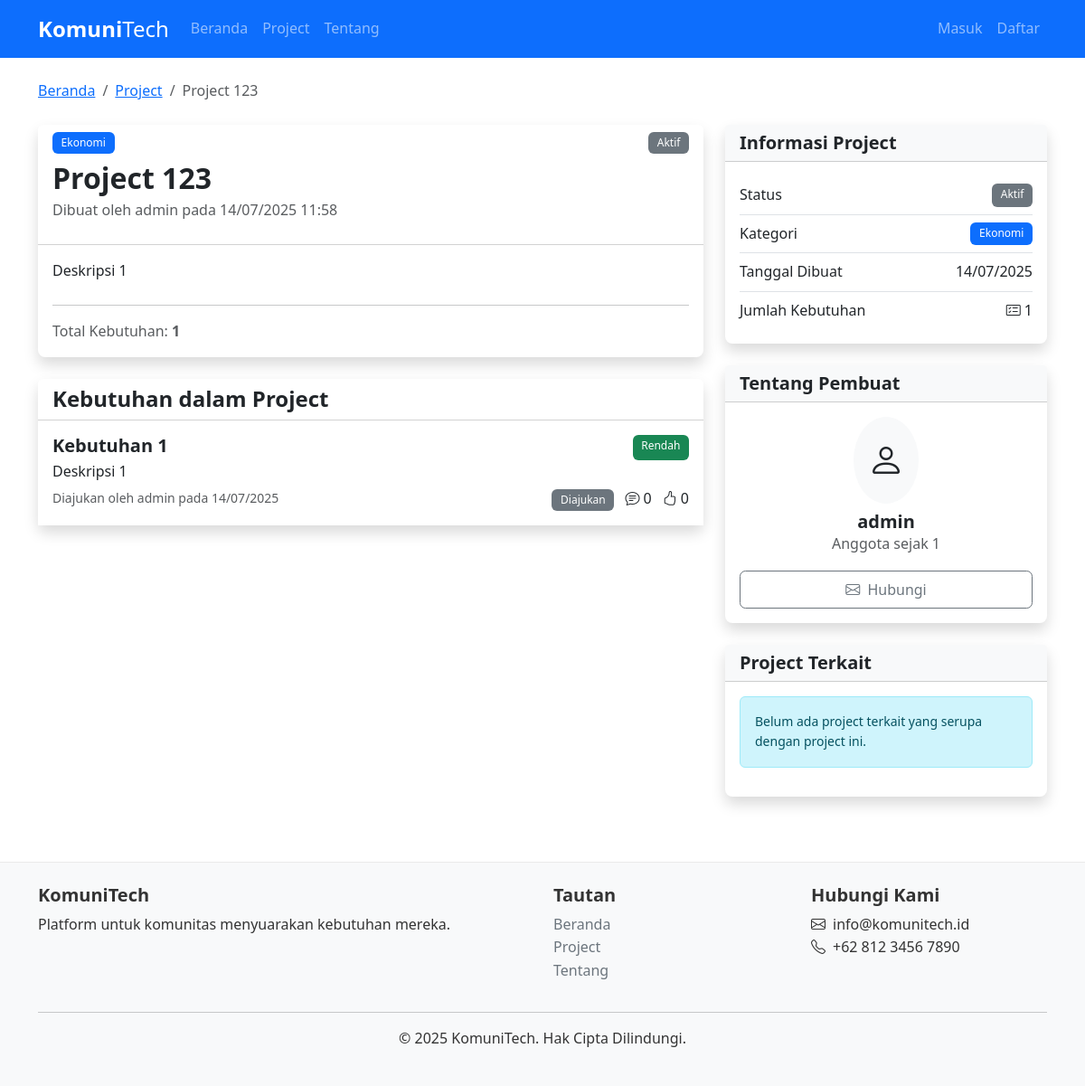
The app's page /project/1 with its own data.
### app/database/models.py (models this page shows, shortened)
class Project(db.Model):
    __tablename__ = "projects"
    id = db.Column(db.Integer, primary_key=True)
    judul = db.Column(db.String(140), nullable=False)
    deskripsi = db.Column(db.Text, nullable=False)
    timestamp = db.Column(db.DateTime, index=True, default=func.now())
    updated_at = db.Column(db.DateTime, default=func.now(), onupdate=func.now())
    pengguna_id = db.Column(db.Integer, db.ForeignKey("users.id"), nullable=False)
    kategori_id = db.Column(db.Integer, db.ForeignKey("categories.id"), nullable=False)
    status = db.Column(db.String(20), default="Aktif")
    gambar_url = db.Column(db.String(200))
    view_count = db.Column(db.Integer, default=0)
    kebutuhan = db.relationship(
        "Kebutuhan", backref="project", lazy="dynamic", cascade="all, delete-orphan"
    )
    collaborators = db.relationship(
        "ProjectCollaborator", backref="project", lazy="dynamic", cascade="all, delete-orphan"
    )

class Kategori(db.Model):
    __tablename__ = "categories"
    id = db.Column(db.Integer, primary_key=True)
    nama = db.Column(db.String(64), index=True, unique=True, nullable=False)
    deskripsi = db.Column(db.String(200))
    created_at = db.Column(db.DateTime, default=func.now())
    updated_at = db.Column(db.DateTime, default=func.now(), onupdate=func.now())
    kebutuhan = db.relationship("Kebutuhan", backref="kategori_kebutuhan", lazy="dynamic")
    projects = db.relationship("Project", backref="kategori_project", lazy="dynamic")

class Pengguna(UserMixin, db.Model):
    __tablename__ = "users"
    id = db.Column(db.Integer, primary_key=True)
    username = db.Column(db.String(64), index=True, unique=True, nullable=False)
    email = db.Column(db.String(120), index=True, unique=True, nullable=False)
    nama = db.Column(db.String(120), nullable=False)
    password_hash = db.Column(db.String(200))
    role = db.Column(db.String(20), default="Regular", nullable=False)
    bio = db.Column(db.Text)
    avatar_url = db.Column(db.String(200))
    created_at = db.Column(db.DateTime, default=func.now())
    last_seen = db.Column(db.DateTime, default=func.now())
    is_active = db.Column(db.Boolean, default=True)
    email_verified = db.Column(db.Boolean, default=False)
    projects = db.relationship("Project", backref="pemilik", lazy="dynamic", cascade="all, delete-orphan")
    kebutuhan = db.relationship(
        "Kebutuhan",
        foreign_keys="Kebutuhan.pengguna_id",
        backref="pengaju",
        lazy="dynamic",
        cascade="all, delete-orphan"
    )
    processed_kebutuhan = db.relationship(
        "Kebutuhan",
        foreign_keys="Kebutuhan.processed_by",
        backref="processor",
        lazy="dynamic"
    )
    komentar = db.relationship("Komentar", backref="penulis", lazy="dynamic", cascade="all, delete-orphan")
    dukungan = db.relationship("Dukungan", backref="pendukung", lazy="dynamic", cascade="all, delete-orphan")
    notifications = db.relationship("Notification", backref="user", lazy="dynamic", cascade="all, delete-orphan")

class Kebutuhan(db.Model):
    __tablename__ = "requirements"
    id = db.Column(db.Integer, primary_key=True)
    judul = db.Column(db.String(140), nullable=False)
    deskripsi = db.Column(db.Text, nullable=False)
    timestamp = db.Column(db.DateTime, index=True, default=func.now())
    updated_at = db.Column(db.DateTime, default=func.now(), onupdate=func.now())
    pengguna_id = db.Column(db.Integer, db.ForeignKey("users.id"), nullable=False)
    kategori_id = db.Column(db.Integer, db.ForeignKey("categories.id"), nullable=False)
    project_id = db.Column(db.Integer, db.ForeignKey("projects.id"), nullable=False)
    status = db.Column(db.String(20), default="Diajukan")
    prioritas = db.Column(db.String(20), default="Sedang")
    gambar_url = db.Column(db.String(200))
    view_count = db.Column(db.Integer, default=0)
    processed_at = db.Column(db.DateTime)
    completed_at = db.Column(db.DateTime)
    processed_by = db.Column(db.Integer, db.ForeignKey("users.id"))
    komentar = db.relationship(
        "Komentar",
        backref="kebutuhan_terkait",
        lazy="dynamic",
        cascade="all, delete-orphan",
    )
    dukungan = db.relationship(
        "Dukungan",
        backref="kebutuhan_didukung",
        lazy="dynamic",
        cascade="all, delete-orphan",
    )
    @property
    def jumlah_dukungan(self):
        return self.dukungan.count()

### app/routes/project_routes.py (the view)
@project_bp.route("/<int:id>", methods=["GET"])
def detail(id):
    project = get_project_by_id(id)
    kebutuhan = project.kebutuhan.all()
    return render_template("project/detail.html", project=project, kebutuhan=kebutuhan)

### app/services/project_service.py (called while the page is built)
def get_project_by_id(project_id: int) -> Optional[Project]:
    project = Project.query.get(project_id)
    return project

### app/templates/project/detail.html (shortened to what this page needs)
{% extends "base.html" %}
{% block content %}
<div class="mb-4">
  <nav aria-label="breadcrumb">
    <ol class="breadcrumb">
      <li class="breadcrumb-item">
        <a href="{{ url_for('main.beranda') }}">Beranda</a>
      </li>
      <li class="breadcrumb-item">
        <a href="{{ url_for('project.list_projects') }}">Project</a>
      </li>
      <li class="breadcrumb-item active" aria-current="page">
        {{ project.judul }}
      </li>
    </ol>
  </nav>
</div>
<div class="row">
  <div class="col-md-8">
    <div class="card shadow mb-4">
      <div class="card-header bg-white">
        <div class="d-flex justify-content-between">
          <span class="badge bg-primary">{{ project.kategori_project.nama }}</span>
          <span class="badge bg-secondary">{{ project.status }}</span>
        </div>
        <h2 class="card-title mt-2 mb-1">{{ project.judul }}</h2>
        <p class="text-muted">
          Dibuat oleh {{ project.pemilik.nama }} pada {{
          project.timestamp.strftime('%d/%m/%Y %H:%M') }}
        </p>
      </div>
      <div class="card-body">
        <div class="mb-4">{{ project.deskripsi }}</div>
        <hr>
        <div class="d-flex justify-content-between align-items-center">
          <span class="text-muted">
            Total Kebutuhan: <strong>{{ kebutuhan|length }}</strong>
          </span>
        </div>
      </div>
    </div>
    <div class="card shadow">
      <div class="card-header bg-white">
        <div class="d-flex justify-content-between align-items-center">
          <h4 class="mb-0">Kebutuhan dalam Project</h4>
        </div>
      </div>
      {% if kebutuhan %}
      <div class="card-body p-0">
        <div class="list-group list-group-flush">
          {% for item in kebutuhan %}
          <a href="{{ url_for('kebutuhan.detail', project_id=project.id, id=item.id) }}" class="list-group-item list-group-item-action p-3">
            <div class="d-flex w-100 justify-content-between">
              <h5 class="mb-1">{{ item.judul }}</h5>
              <span class="badge {% if item.prioritas == 'Tinggi' %}bg-danger{% elif item.prioritas == 'Sedang' %}bg-warning text-dark{% else %}bg-success{% endif %}">
                {{ item.prioritas }}
              </span>
            </div>
            <p class="mb-1">{{ item.deskripsi|truncate(150) }}</p>
            <div class="d-flex justify-content-between align-items-center">
              <small class="text-muted">Diajukan oleh {{ item.pengaju.nama }} pada {{ item.timestamp.strftime('%d/%m/%Y') }}</small>
              <div>
                <span class="badge bg-secondary">{{ item.status }}</span>
                <span class="ms-2"><i class="bi bi-chat-text me-1"></i>{{ item.komentar.count() }}</span>
                <span class="ms-2"><i class="bi bi-hand-thumbs-up me-1"></i>{{ item.jumlah_dukungan }}</span>
              </div>
            </div>
          </a>
          {% endfor %}
        </div>
      </div>
      {% endif %}
    </div>
  </div>
  <div class="col-md-4">
    <div class="card shadow mb-4">
      <div class="card-header bg-light">
        <h5 class="mb-0">Informasi Project</h5>
      </div>
      <div class="card-body">
        <ul class="list-group list-group-flush">
          <li class="list-group-item d-flex justify-content-between px-0">
            <span>Status</span>
            <span class="badge bg-secondary">{{ project.status }}</span>
          </li>
          <li class="list-group-item d-flex justify-content-between px-0">
            <span>Kategori</span>
            <span class="badge bg-primary">{{ project.kategori_project.nama }}</span>
          </li>
          <li class="list-group-item d-flex justify-content-between px-0">
            <span>Tanggal Dibuat</span>
            <span>{{ project.timestamp.strftime('%d/%m/%Y') }}</span>
          </li>
          <li class="list-group-item d-flex justify-content-between px-0">
            <span>Jumlah Kebutuhan</span>
            <span><i class="bi bi-card-checklist"></i> {{ kebutuhan|length }}</span>
          </li>
        </ul>
      </div>
    </div>
    <div class="card shadow mb-4">
      <div class="card-header bg-light">
        <h5 class="mb-0">Tentang Pembuat</h5>
      </div>
      <div class="card-body">
        <div class="text-center mb-3">
          <div class="bg-light rounded-circle p-3 d-inline-block mb-2">
            <i class="bi bi-person fs-1"></i>
          </div>
          <h5 class="mb-0">{{ project.pemilik.nama }}</h5>
          <p class="text-muted">Anggota sejak {{ project.pemilik.id }}</p>
        </div>
        <div class="d-grid">
          <a href="#" class="btn btn-outline-secondary">
            <i class="bi bi-envelope me-1"></i> Hubungi
          </a>
        </div>
      </div>
    </div>
    <div class="card shadow">
      <div class="card-header bg-light">
        <h5 class="mb-0">Project Terkait</h5>
      </div>
      <div class="card-body">
        <div class="alert alert-info">
          <p class="mb-0 small">
            Belum ada project terkait yang serupa dengan project ini.
          </p>
        </div>
      </div>
    </div>
  </div>
</div>
{% endblock %}

### app/static/css/style.css (style rules this page uses)
:root { --primary-color: #0d6efd; --primary-dark: #0b5ed7; --secondary-color: #6c757d; --success-color: #28a745; --warning-color: #ffc107; --danger-color: #dc3545; --light-color: #f8f9fa; --dark-color: #212529; }
body { font-family: 'Poppins', system-ui, -apple-system, sans-serif; color: #333; line-height: 1.6; }
h1, h2, h3, h4, h5, h6 { font-weight: 600; }
.card { border-radius: 0.5rem; border: none; transition: transform 0.2s, box-shadow 0.2s; }
.shadow { box-shadow: 0 0.5rem 1rem rgba(0, 0, 0, 0.1); }
.btn { border-radius: 0.4rem; padding: 0.5rem 1.25rem; font-weight: 500; }
.badge { font-weight: 500; padding: 0.5em 0.8em; }
.card, .jumbotron, .alert { animation: fadeIn 0.5s ease-out; }

### records on screen
Project: judul "Project 123", status "Aktif", timestamp "14/07/2025 11:58", deskripsi "Deskripsi 1", timestamp "14/07/2025"
Kategori: kategori_project.nama "Ekonomi"
Pengguna: pemilik.nama "admin", pemilik.id "1"
Kebutuhan: judul "Kebutuhan 1", prioritas "Rendah", deskripsi "Deskripsi 1", pengaju.nama "admin", timestamp "14/07/2025", status "Diajukan", komentar.count "0", jumlah_dukungan "0"

### other values on screen
{{ kebutuhan|length }} "1"
